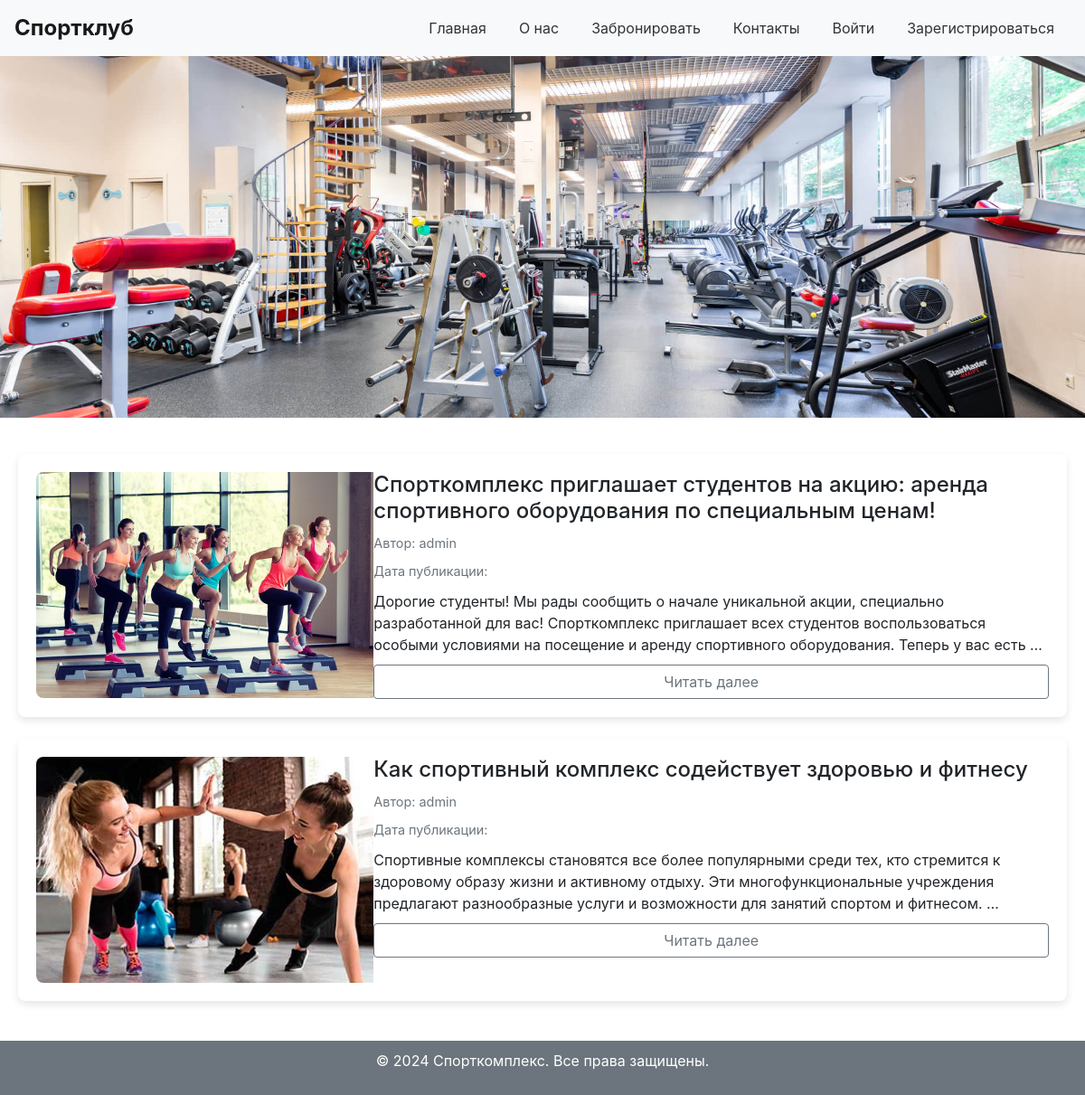
The page / on the database its author committed.
### mainapp/models.py (models this page shows, shortened)
class Article(models.Model):
    title = models.CharField(max_length=200)
    content = models.TextField()
    author = models.ForeignKey(User, on_delete=models.CASCADE)
    categories = models.ManyToManyField(Category)
    created_at = models.DateTimeField(auto_now_add=True)
    updated_at = models.DateTimeField(auto_now=True)
    image = models.ImageField(upload_to='static/images', blank=True, null=True)
    def get_absolute_url(self):
        return reverse('article', args=[str(self.id)])

### mainapp/views.py (the view)
# urls.py: path('', ArticleListView.as_view(), name='home'),
class ArticleListView(ListView):
    model = Article
    template_name = 'mainapp/index.html'
    context_object_name = 'articles'
    paginate_by = 5
    def get_queryset(self):
        return Article.objects.all().order_by('-created_at')
    def get_context_data(self, *, object_list=None, **kwargs):
        context = super().get_context_data(**kwargs)
        context['slider'] = True
        return context

### templates/mainapp/index.html (shortened to what this page needs)
{% extends 'base.html' %}
{% load static %}
{% block content %}
    <div class="content">
        {% for article in articles %}
            <div class="main-card mb-4">
                <div class="row no-gutters">
                    <div class="col-md-4 image-container">
                        {% if article.image %}
                            <img src="{{ article.image.url }}" alt="{{ article.title }}" class="card-img">
                        {% else %}
                            <img src="{% static 'images/default_cover.png' %}" alt="{{ article.title }}" class="card-img">
                        {% endif %}
                    </div>
                    <div class="col-md-8">
                        <div class="card-body">
                            <h3 class="card-title">{{ article.title }}</h3>
                            <p class="card-text text-muted">Автор: {{ article.author }}</p>
                            <p class="card-text text-muted">Дата публикации: {{ article.pub_date }}</p>
                            <p class="card-text">{{ article.content|truncatewords:30 }}</p>
                            <a href="{{ article.get_absolute_url }}" class="btn btn-outline-secondary">Читать далее</a>
                        </div>
                    </div>
                </div>
            </div>
        {% endfor %}
    </div>
{% endblock %}

### templates/base.html (shortened to what this page needs)
{% load static %}
<!DOCTYPE html>
<html lang="ru">
<head>
    <link rel="stylesheet" href="{% static 'css/style.css' %}">
    <link rel="stylesheet" href="{% static 'css/bootstrap.min.css' %}">
</head>
<body>
{% include 'includes/main-menu.html' %}
{% if slider %}
    {% include 'includes/slider.html' %}
{% endif %}
{% block content %}
{% endblock %}
{% include 'includes/footer.html' %}
</body>
</html>

### templates/includes/main-menu.html (shortened to what this page needs)
<nav class="navbar navbar-expand-lg navbar-light bg-light">
    <a class="navbar-brand" href="{% url 'home' %}">Спортклуб</a>
    <div class="collapse navbar-collapse" id="navbarNav">
        <ul class="navbar-nav ml-auto">
            <li class="nav-item">
                <a class="nav-link" href="{% url 'home' %}">Главная</a>
            </li>
            <li class="nav-item">
                <a class="nav-link" href="{% url 'about' %}">О нас</a>
            </li>
            <li class="nav-item">
                <a class="nav-link" href="{% url 'equipment_list' %}">Забронировать</a>
            </li>
            <li class="nav-item">
                <a class="nav-link" href="{% url 'contact' %}">Контакты</a>
            </li>
            {% if user.is_authenticated %}
                <li class="nav-item">
                    <a class="nav-link" href="{% url 'user' user.id %}">Личный кабинет</a>
                </li>
                {% if user.is_superuser %}
                    <li class="nav-item">
                        <a class="nav-link" href="{% url 'admin:index' %}">Админпанель</a>
                    </li>
                {% endif %}
                {% if user.is_staff %}
                    <li class="nav-item">
                        <a class="nav-link" href="{% url 'order_list' %}">Заказы</a>
                    </li>
                    <li class="nav-item">
                        <a class="nav-link" href="{% url 'create_article' %}">Добавить статью</a>
                    </li>
                {% endif %}
                <li class="nav-item">
                    <a class="nav-link" href="{% url 'logout' %}">Выйти</a>
                </li>
            {% else %}
                <li class="nav-item">
                    <a class="nav-link" href="{% url 'login' %}">Войти</a>
                </li>
                <li class="nav-item">
                    <a class="nav-link" href="{% url 'register' %}">Зарегистрироваться</a>
                </li>
            {% endif %}
        </ul>
    </div>
</nav>

### templates/includes/slider.html (shortened to what this page needs)
{% load static %}
<div class="slider">
    <div class="slides">
        <div class="slide">
            <img src="{% static 'images/1.jpg' %}" alt="Тренажерный зал">
        </div>
    </div>
</div>

### templates/includes/footer.html
<footer>
    &copy; 2024 Спорткомплекс. Все права защищены.
</footer>

### static/css/style.css (style rules this page uses)
body { font-family: Arial, sans-serif; margin: 0; box-sizing: border-box; background-color: #f4f4f4; color: #333; padding-bottom: 60px; }
.navbar { background-color: #343a40; }
.navbar .navbar-brand { color: #ffffff; font-size: 1.5rem; font-weight: bold; }
.navbar .navbar-nav .nav-item .nav-link { color: #333333; margin: 0 10px; transition: color 0.3s, background-color 0.3s; }
.slider { position: relative; width: 100%; height: 400px; overflow: hidden; margin-bottom: 20px; }
.slides { display: flex; width: 300%; height: 100%; animation: slide 15s infinite; }
.slide { width: 33.3333%; height: 100%; }
.slide img { width: 100%; height: 100%; object-fit: cover; }
.content { padding: 20px; display: flex; flex-wrap: wrap; justify-content: space-around; }
footer { position: fixed; bottom: 0; width: 100%; height: 60px; background-color: #6c757d; color: white; text-align: center; padding: 10px 0; }
.card-body { padding: 20px; }
.card-title { font-size: 1.25rem; margin-bottom: 10px; }
.card-text { font-size: 1rem; margin-bottom: 10px; }
.card-body { padding: 2rem; }
.card-title { font-size: 2rem; margin-bottom: 1rem; }
.card-text { font-size: 1rem; line-height: 1.5; }

### templates/mainapp/index.html (style rules this page uses)
.main-card { background: white; border-radius: 8px; box-shadow: 0 4px 8px rgba(0, 0, 0, 0.1); margin-bottom: 20px; padding: 20px; width: 100%; display: flex; }
.main-card img { width: 100%; height: 100%; object-fit: cover; border-radius: 8px 0 0 8px; margin-bottom: 20px; }
.image-container { width: 40%; max-height: 250px; overflow: hidden; }
.main-card .card-body { padding: 0; display: flex; flex-direction: column; justify-content: center; }
.main-card .card-title { font-size: 1.5rem; margin-bottom: 10px; }
.main-card .card-text { font-size: 1rem; margin-bottom: 10px; }
.main-card .card-text.text-muted { font-size: 0.9rem; color: #6c757d; }
.main-card .btn { font-size: 1rem; }

### rows shown on the page
Article: image (picture), title "Спорткомплекс приглашает студентов на акцию: аренда спортивного оборудования по специальным ценам!", author "admin", content "Дорогие студенты! Мы рады сообщить о начале уникальной акции, специально разработанной для вас! Спорткомплекс приглашает всех студентов воспользоваться особыми условиями на посещение и аренду спортивного оборудования. Теперь у вас есть …"
Article: image (picture), title "Как спортивный комплекс содействует здоровью и фитнесу", author "admin", content "Спортивные комплексы становятся все более популярными среди тех, кто стремится к здоровому образу жизни и активному отдыху. Эти многофункциональные учреждения предлагают разнообразные услуги и возможности для занятий спортом и фитнесом. …"
